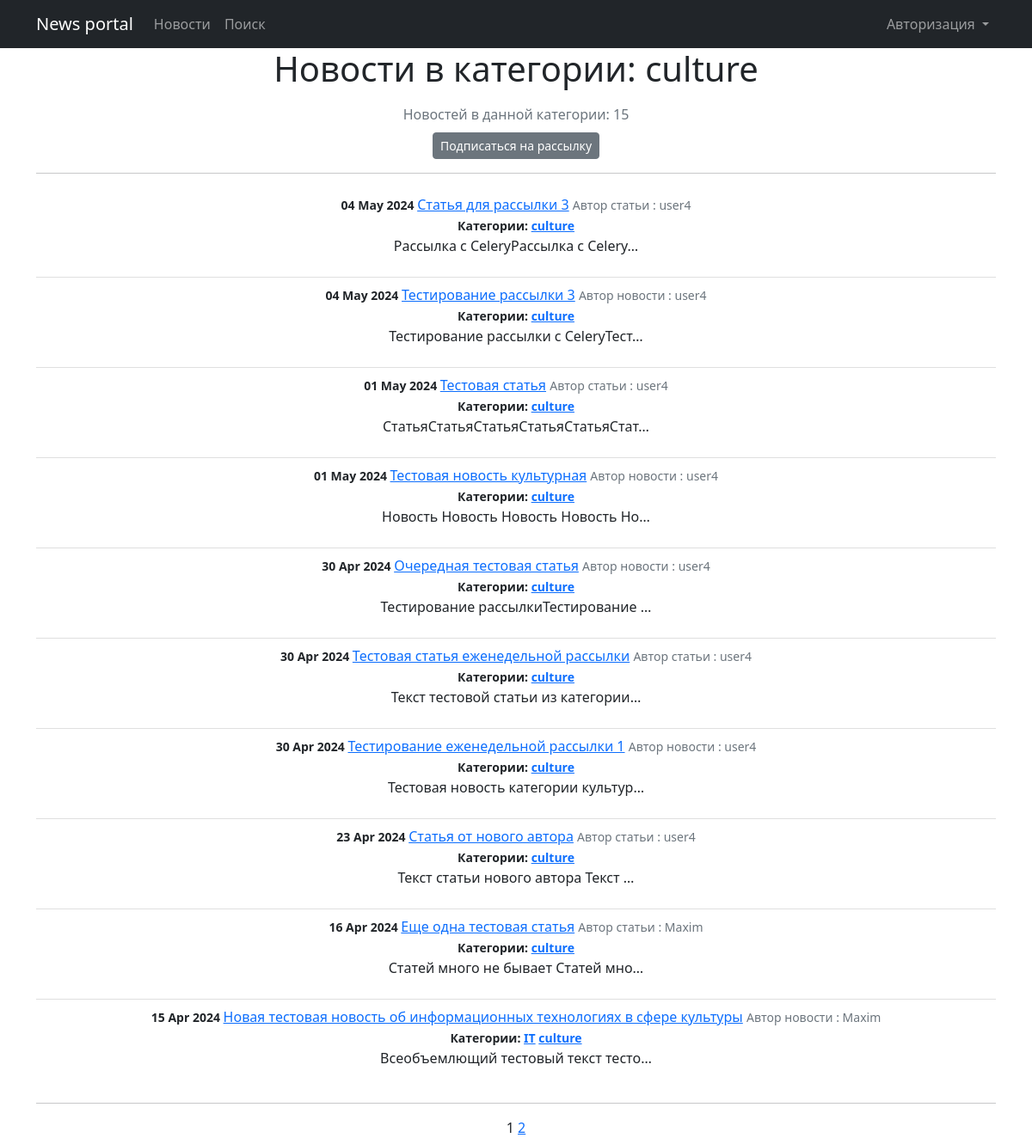
/posts/categories/3, run on the app's committed database.
### NewsPortal/models.py (models this page shows, shortened)
class Category(models.Model):
    name = models.CharField(max_length=64, unique=True)
    subscribers = models.ManyToManyField(User, through='Subscriber', related_name='categories')
    def __str__(self):
        return f'{self.name}'

class Post(models.Model):
    author = models.ForeignKey(Author, on_delete=models.CASCADE)
    categoryType = models.CharField(max_length=2, choices=CATEGORY_CHOICES, default=NEWS)
    dateCreation = models.DateTimeField(auto_now_add=True)
    postCategory = models.ManyToManyField(Category, through='PostCategory')
    title = models.CharField(max_length=128)
    text = models.TextField()
    rating = models.SmallIntegerField(default=0)

class Author(models.Model):
    authorUser = models.OneToOneField(User, on_delete=models.CASCADE)
    ratingAuthor = models.SmallIntegerField(default=0)
    def __str__(self):
        return f'{self.authorUser}'

### NewsPortal/views.py (the view)
# urls.py: path('posts/categories/<int:pk>', CategoryListView.as_view(), name='category_list'),
class CategoryListView(ListView):
    model = Post
    template_name = 'category_list.html'
    context_object_name = 'category_posts_list'
    paginate_by = 10
    def get_queryset(self):
        self.Category = get_object_or_404(Category, id=self.kwargs['pk'])
        queryset = Post.objects.filter(postCategory=self.Category).order_by('-dateCreation')
        return queryset
    def get_context_data(self, **kwargs):
        context = super().get_context_data(**kwargs)
        context['is_not_subscriber'] = self.request.user not in self.Category.subscribers.all()
        context['Category'] = self.Category
        context['is_author'] = self.request.user.groups.filter(name='authors').exists()
        return context

### NewsPortal/templatetags/custom_filters.py (called while the page is built)
@register.filter()
def censor(value):
    for word in censor_list:
        value = value.replace(word[1:], '*' * len(word[1:]))
    return value

### NewsPortal/templatetags/custom_tags.py (called while the page is built)
@register.simple_tag(takes_context=True)
def url_replace(context, **kwargs):
    d = context['request'].GET.copy()
    for k, v in kwargs.items():
        d[k] = v
    return d.urlencode()

### templates/category_list.html (shortened to what this page needs)
{% extends 'flatpages/default.html' %}
{% load custom_filters %}
{% load custom_tags %}
{% block content %}
<h1>Новости в категории: {{ Category }}</h1>
<h3><span class="text-muted fs-6 fw-normal">Новостей в данной категории: {{ page_obj.paginator.count }}</span></h3>
    {% if is_not_subscriber %}
        <p class="text-center"><a href="{% url 'subscribe' Category.id %}" class="btn btn-secondary btn-sm">Подписаться на рассылку</a></p>
    {% else %}
        <p class="text-center"><a href="{% url 'unsubscribe' Category.id %}" class="btn btn-secondary btn-sm">Отписаться</a></p>
    {% endif %}
<hr>
    {% if category_posts_list %}
        <ul class="list-group list-group-flush">
            {% for post in category_posts_list %}
                <li class="list-group-item">
                    <small class="fw-bold">{{ post.dateCreation | date:'d M Y' }} </small>
                    <a href="{% url 'post_detail' post.id %}">{{ post.title|censor }}</a>
                    <small class="text-muted">Автор
                        {% if post.categoryType == 'AR' %}
                            статьи
                        {% else %}
                            новости
                        {% endif %}: {{ post.author }}</small> <br>
                    <small class="fw-bold"> Категории:
                        {% for category in post.postCategory.all %}
                            <a href="{% url 'category_list' category.id %}">{{ category }}</a>
                        {% endfor %}
                    </small>
                    <p>{{ post.text|truncatechars:35|censor }}
                    </p>
                </li>
            {% endfor %}
        </ul>
    {% else %}
       <h2>Новостей нет!</h2>
    {% endif %}
<hr>
    {{ page_obj.number }}
    {% if page_obj.has_next %}
        <a href="?{% url_replace page=page_obj.next_page_number %}">{{ page_obj.next_page_number }}</a>
    {% endif %}
{% endblock content %}

### data on the page
Category: name "culture"
Post: dateCreation "04 May 2024", title|censor "Статья для рассылки 3", categoryType "статьи", author "user4", text|censor "Рассылка с CeleryРассылка с Celery…"
Post: dateCreation "04 May 2024", title|censor "Тестирование рассылки 3", categoryType "новости", author "user4", text|censor "Тестирование рассылки с CeleryТест…"
Post: dateCreation "01 May 2024", title|censor "Тестовая статья", categoryType "статьи", author "user4", text|censor "СтатьяСтатьяСтатьяСтатьяСтатьяСтат…"
Post: dateCreation "01 May 2024", title|censor "Тестовая новость культурная", categoryType "новости", author "user4", text|censor "Новость Новость Новость Новость Но…"
Post: dateCreation "30 Apr 2024", title|censor "Очередная тестовая статья", categoryType "новости", author "user4", text|censor "Тестирование рассылкиТестирование …"
Post: dateCreation "30 Apr 2024", title|censor "Тестовая статья еженедельной рассылки", categoryType "статьи", author "user4", text|censor "Текст тестовой статьи из категории…"
Post: dateCreation "30 Apr 2024", title|censor "Тестирование еженедельной рассылки 1", categoryType "новости", author "user4", text|censor "Тестовая новость категории культур…"
Post: dateCreation "23 Apr 2024", title|censor "Статья от нового автора", categoryType "статьи", author "user4", text|censor "Текст статьи нового автора Текст …"
Post: dateCreation "16 Apr 2024", title|censor "Еще одна тестовая статья", categoryType "статьи", author "Maxim", text|censor "Статей много не бывает Статей мно…"
Post: dateCreation "15 Apr 2024", title|censor "Новая тестовая новость об информационных технологиях в сфере культуры", categoryType "новости", author "Maxim", text|censor "Всеобъемлющий тестовый текст тесто…"
Category: name "IT"

### other printed values
{{ page_obj.paginator.count }} "15"
{{ page_obj.number }} "1"
{{ page_obj.next_page_number }} "2"
